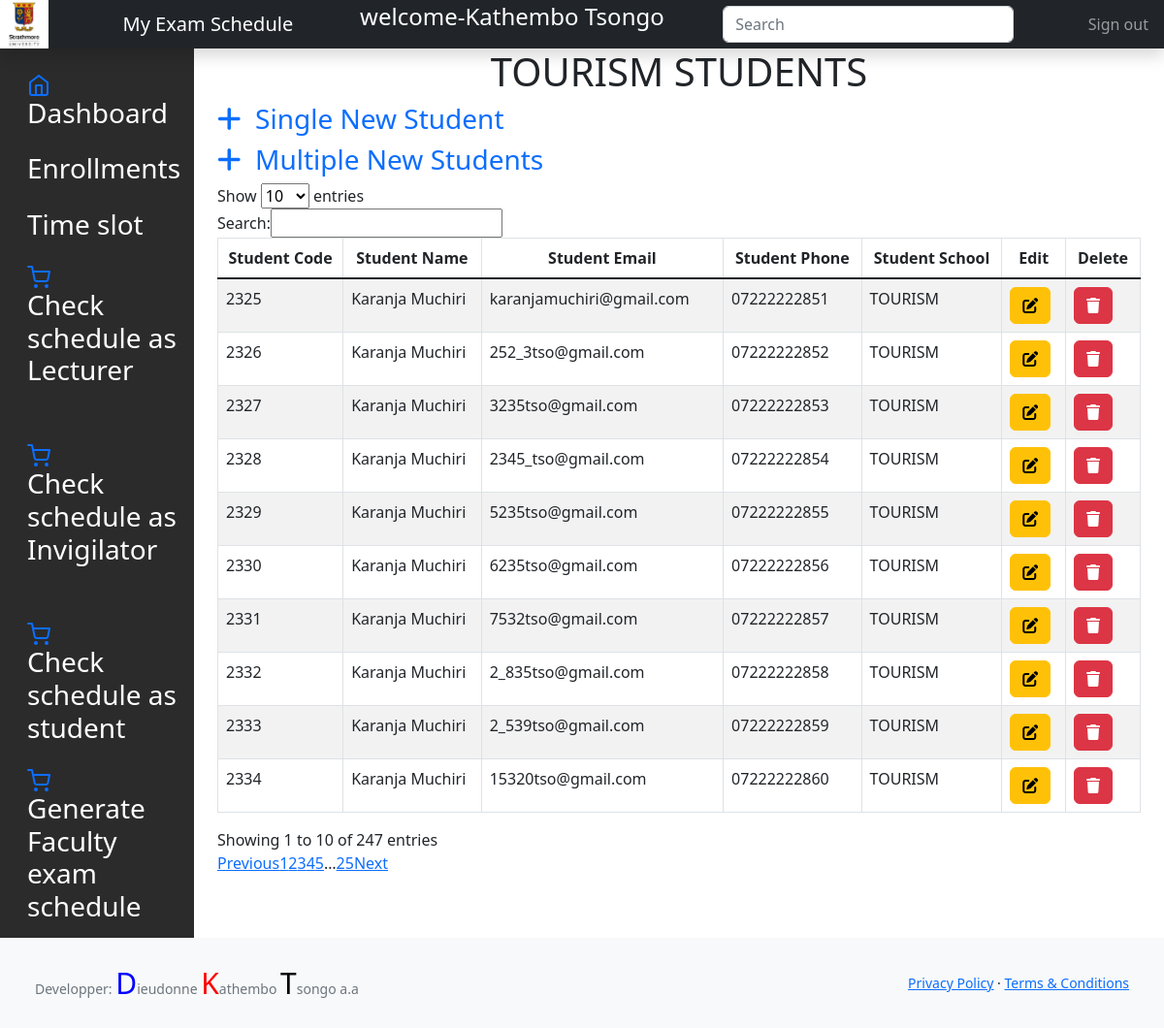
/system/read_tourism_students.php (signed in), run on an earlier commit of the app's database.
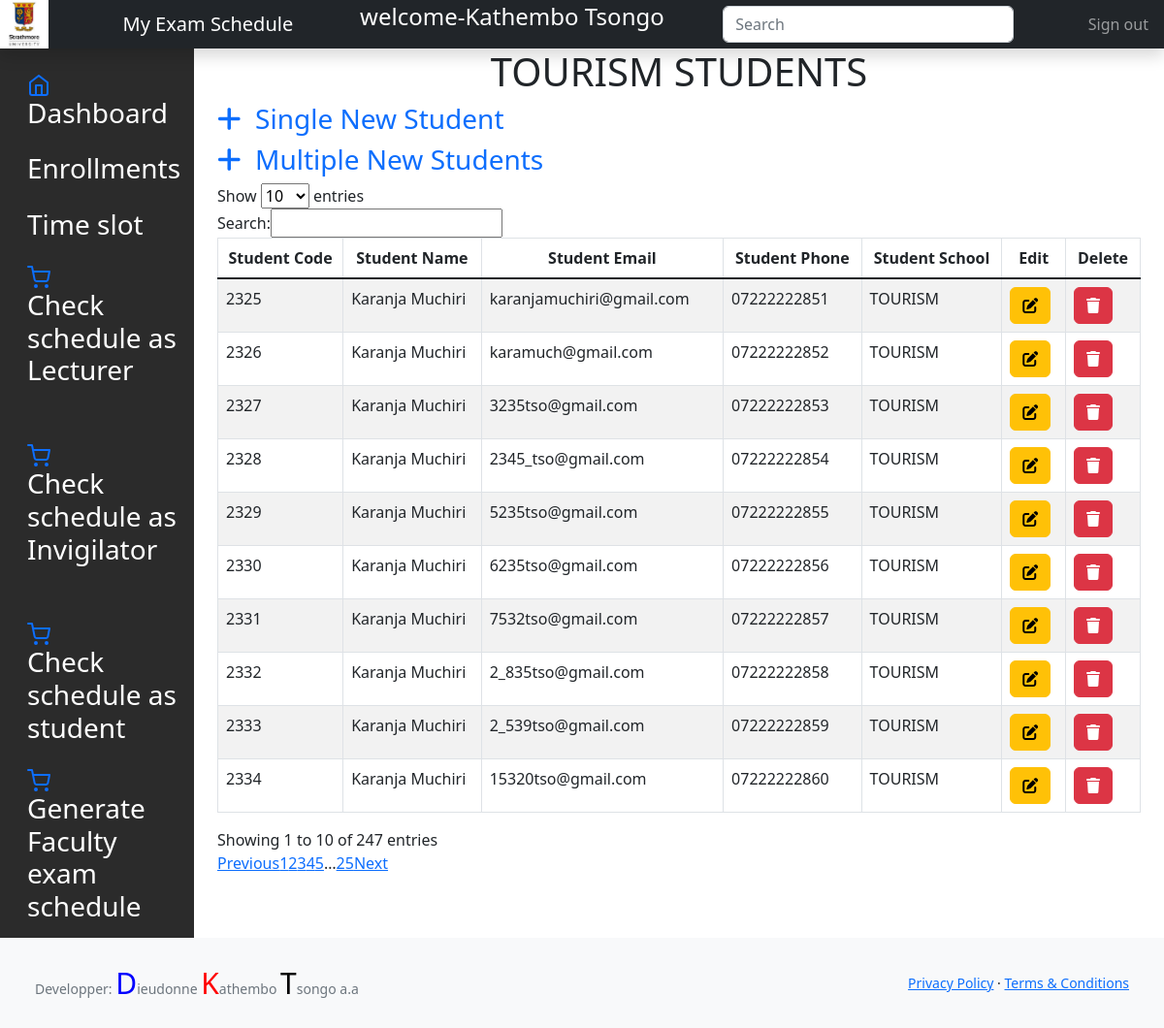
And on a later commit of the database.
### tables this page shows
CREATE TABLE `students` (
  `student_id` int(11) NOT NULL,
  `student_code` int(50) NOT NULL,
  `student_name` varchar(50) NOT NULL,
  `student_email` varchar(30) DEFAULT NULL,
  `student_phone` varchar(30) DEFAULT NULL,
  `student_school` varchar(50) NOT NULL,
  `student_password` varchar(100) NOT NULL,
  `student_role` varchar(30) NOT NULL
);

### system/read_tourism_students.php (the view, shortened to what this page needs)
<?php
	  include 'dbcon.php';
	  include 'header.php';
 ?>
<div class="container-fluid">
  <div class="row">
	<?php include "tourism_facadmin_sidebar.php";?>
<main class="col-md-9 ms-sm-auto col-lg-10 px-md-4">
<div class="wrapper">
	<div class="">
		<div class="col-lg-12">
			<div class="panel panel-default">
                <div class="panel-heading">
                    <h1 style="text-align: center;">TOURISM STUDENTS</h1>
					<h3><a href="create_single_student_sls.php" style="text-decoration:none;"><span class="fas fa-plus"></span>&nbsp; Single New Student</a></h3>
                    <h3><a href="create_multiple_students_sls.php" style="text-decoration:none;"><span class="fas fa-plus"></span>&nbsp; Multiple New Students</a></h3>
                </div>
                <div class="panel-body">
                	<div class="table-responsive">
						<table cellpadding="0" cellspacing="0" border="0" class="table table-striped table-bordered" id="example">
							<thead>
								<tr>
									<th style="text-align: center;">Student Code</th>
                                    <th style="text-align: center;">Student Name</th>
                                    <th style="text-align: center;">Student Email</th>
                                    <th style="text-align: center;">Student Phone</th>
                                    <th style="text-align: center;">Student School</th>
                                    <th style="text-align: center;">Edit</th>
                                    <th style="text-align: center;">Delete</th>
                                </tr>
							</thead>
							<tbody>
								<?php
                                    $select_stmt = $conn->prepare("SELECT * FROM students where student_school='TOURISM'");
                                    $select_stmt->execute();
									while($row=$select_stmt->fetch(PDO::FETCH_ASSOC))
								{
								?>
							    <tr>
						    		<td><?php echo $row['student_code']; ?></td>
                                    <td><?php echo $row['student_name']; ?></td>
                                    <td><?php echo $row['student_email']; ?></td>
                                    <td><?php echo $row['student_phone']; ?></td>
                                    <td><?php echo $row['student_school']; ?></td>
									<td><a href="edit_students_tourism.php?update_id=<?php echo $row['student_id']; ?>" class="btn btn-warning"><i class="fas fa-edit"></i></a></td>
                                    <td><a href="?delete_id=<?php echo $row['student_id']; ?>" class="btn btn-danger"><i class="fas fa-trash"></a></td>
                                </tr>
								<?php
								}
								?>
							</tbody>
						</table>
					</div>
                </div>
		    </div>
        </div>
	</div>
</div>
</main>
<?php require 'footer.php' ?>

### system/header.php (shortened to what this page needs)
<!DOCTYPE html>
<html lang="en">
<head>
    <link href="../assets/dist/css/bootstrap.min.css" rel="stylesheet">
    <link rel="stylesheet" href="https://cdn.jsdelivr.net/npm/bootstrap@5.2.0/dist/css/bootstrap.min.css">
    <link rel="stylesheet" href="https://cdnjs.cloudflare.com/ajax/libs/font-awesome/6.5.1/css/all.min.css">
</head>
<body>
    <header class="navbar navbar-dark sticky-top bg-dark flex-md-nowrap p-0 shadow">
        <img src="assets/strathLogo.ico" alt="University Logo" style="width: 50px;">
        <a class="navbar-brand col-md-3 col-lg-2 me-0 px-3" href="#">My Exam Schedule</a>
        <h2><span class="username">
            <?php
                if(isset($_SESSION["username"])){
                    echo '<h4>welcome-' .$_SESSION["username"]. '</h4>';
                }
            ?>
</span></h2>
        <input class="form-control form-control-dark w-25" type="text" placeholder="Search" aria-label="Search">
        <div class="navbar-nav">
            <div class="nav-item text-nowrap">
                <a class="nav-link px-3" href="../authentifications/logout.php">Sign out</a>
            </div>
        </div>
    </header>
</body>
</html>

### system/tourism_facadmin_sidebar.php (shortened to what this page needs)
<nav id="collapsePages" class="col-md-2 d-md-block sidebar collapse" style="background-color: rgba(0, 0, 0, 0.83);">
     <div class="position-sticky pt-3">
       <ul class="nav flex-column">
         <li class="nav-item">
           <a class="nav-link active" aria-current="page" href="tourism_facadmin_dashboard.php">
             <span data-feather="home"></span>
             <h3 style="color:white;">Dashboard</h3>
           </a>
         </li>
         <a class="nav-link collapsed" href="#" data-bs-toggle="collapse" data-bs-target="#Enrollcollapse" aria-expanded="false">
             <h3 style="color:white;">Enrollments</h3>
        </a>
           <li class="nav-item">
           <a class="nav-link collapsed" href="#" data-bs-toggle="collapse" data-bs-target="#DraftCollapse" aria-expanded="false" aria-controls="HomeCollapse">
             <h3 style="color:white;">Time slot</h3>
           </a>
         </li>
         <li class="nav-item">
           <a class="nav-link" href="individual_exam_schedule_lecturer_tourism_admin.php">
             <span data-feather="shopping-cart"></span>
             <h3 style="color:white;">Check schedule as Lecturer</h3>
           </a>
         </li>
         <li class="nav-item">
           <a class="nav-link" href="individual_exam_schedule_invigilator_tourism_admin.php">
             <span data-feather="shopping-cart"></span>
             <h3 style="color:white;">Check schedule as Invigilator</h3>
           </a>
         </li>
         <li class="nav-item">
           <a class="nav-link" href="individual_exam_schedule_students_tourism_admin.php">
             <span data-feather="shopping-cart"></span>
             <h3 style="color:white;">Check schedule as student</h3>
           </a>
         </li>
         <li class="nav-item">
           <a class="nav-link" href="tourism_exam_schedule_pdf.php">
             <span data-feather="shopping-cart"></span>
             <h3 style="color:white;">Generate Faculty exam schedule</h3>
           </a>
         </li>
       </ul>
     </div>
   </nav>

### system/footer.php (shortened to what this page needs)
<footer class="py-4 bg-light mt-auto">
    <div class="container-fluid px-4">
      <div class="d-flex align-items-center justify-content-between small">
          <div class="text-muted">Developper:
              <span style="color:blue; font-size:30px;">D</span>ieudonne <span style="color:red; font-size:30px;">K</span>athembo <span style="color:black; font-size:30px;">T</span>songo a.a</div>
                  <div>
                    <a href="#">Privacy Policy</a>
                      &middot;
                    <a href="#">Terms &amp; Conditions</a>
                  </div>
          </div>
      </div>
    </footer>
</body>
</html>

### system/header.php (style rules this page uses)
.username { color: white; }

What changed in the data, as far as the page shows it:
changed students: student_email "252_3tso@gmail.com" → "karamuch@gmail.com"
